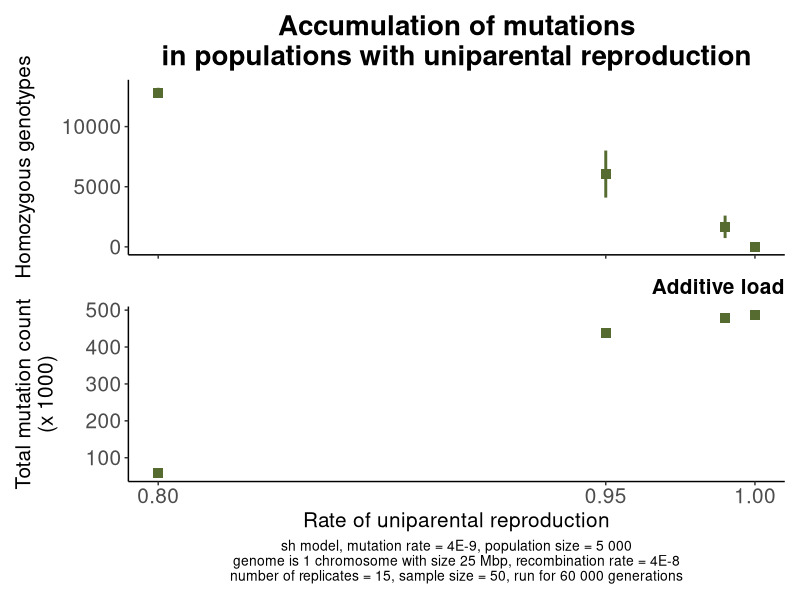

Write the R code that produced this figure.
library(ggplot2)
library(patchwork)
library(dplyr)

replicate_number=15

Cloning_recessive_load_all <- read.csv("Data_cloning_recessive_load_60000.csv")
Cloning_additive_load_all <- read.csv("Data_cloning_additive_load_60000.csv")
Cloning_fixed_mutations_all <- read.csv("Data_cloning_fixed_mutations_60000.csv")



filename_rec_cloning <- Cloning_recessive_load_all
filename_add_cloning <- Cloning_additive_load_all 
filename_fix_cloning <- Cloning_fixed_mutations_all


Cloning_rec_max <- filename_rec_cloning$Expected_recessive_load+1.96*filename_rec_cloning$SD_recessive_load/sqrt(replicate_number)
Cloning_rec_min <- filename_rec_cloning$Expected_recessive_load-1.96*filename_rec_cloning$SD_recessive_load/sqrt(replicate_number)

Cloning_add_max <- filename_add_cloning$Expected_additive_load+1.96*filename_add_cloning$SD_additive_load/sqrt(replicate_number)
Cloning_add_min <- filename_add_cloning$Expected_additive_load-1.96*filename_add_cloning$SD_additive_load/sqrt(replicate_number)


Plot_recessive <- ggplot()+
 	geom_point(data=filename_rec_cloning, aes(x=Uniparenting_rate, y=Expected_recessive_load), color="darkolivegreen", size=3, shape=15)+
	geom_linerange(data=filename_rec_cloning, 
			aes(x=Uniparenting_rate, 
			    ymax=Cloning_rec_max, 
			    ymin=Cloning_rec_min), color="darkolivegreen", size=1)+
	
	labs(y="Homozygous genotypes",
	     x="Rate of uniparental reproduction",
	     title="Accumulation of mutations\nin populations with uniparental reproduction")+
	 theme(panel.grid.major=element_blank(),
    	      panel.grid.minor=element_blank(),
    	      panel.background=element_blank(),
    	      axis.line = element_line(color="black"),
    	      
    	      plot.title=element_text(size=20, hjust=0.5, face="bold"),
	      plot.subtitle=element_text(size=15, hjust=1, face="bold"),
	      axis.title.y=element_text(size=15),
	      axis.title.x=element_blank(),
	      
	      axis.text.x=element_text(size=0),
	      axis.text.y=element_text(size=15),
	      
	      legend.position="none")+
	scale_colour_manual(values = colours)+
	scale_x_continuous(breaks=c(0.8, 0.95, 1))
		   
Plot_additive <- ggplot()+
	
	geom_point(data=filename_add_cloning, aes(x=Uniparenting_rate, y=Expected_additive_load/1000),  colour="darkolivegreen", size=3, shape=15)+
	geom_linerange(data=filename_add_cloning, 
			aes(x=Uniparenting_rate, 
			    ymax=Cloning_add_max/1000, 
			    ymin=Cloning_add_min/1000), color="darkolivegreen", size=1)+
	
	labs(subtitle="Additive load",
	     x="Rate of uniparental reproduction",
	     y="Total mutation count\n(x 1000)",
	     caption=paste("sh model, mutation rate = 4E-9, population size = 5 000\ngenome is 1 chromosome with size 25 Mbp, recombination rate = 4E-8\nnumber of replicates = ", replicate_number,", sample size = 50, run for 60 000 generations", sep=""),
	     colour="Reproduction: ")+
	theme(panel.grid.major=element_blank(),
    	      panel.grid.minor=element_blank(),
    	      panel.background=element_blank(),
    	      axis.line = element_line(color="black"),
    	      
	      plot.caption=element_text(size=10, hjust=0.5),
	      plot.subtitle=element_text(size=15, hjust=1, face="bold"), 
	      axis.title.y=element_text(size=15),
	      axis.title.x=element_text(size=15),
	      
	      axis.text.x=element_text(size=15),
	      axis.text.y=element_text(size=15))+

	scale_x_continuous(breaks=c(0.8, 0.95, 1))

Plot <- Plot_recessive/Plot_additive

plot_name <- paste("Figure_Mutation_accumulation_cloning_nonconstant_sh_60000.png",sep="")
ggsave(filename=plot_name,
	plot=Plot,
	dpi=600)
	
